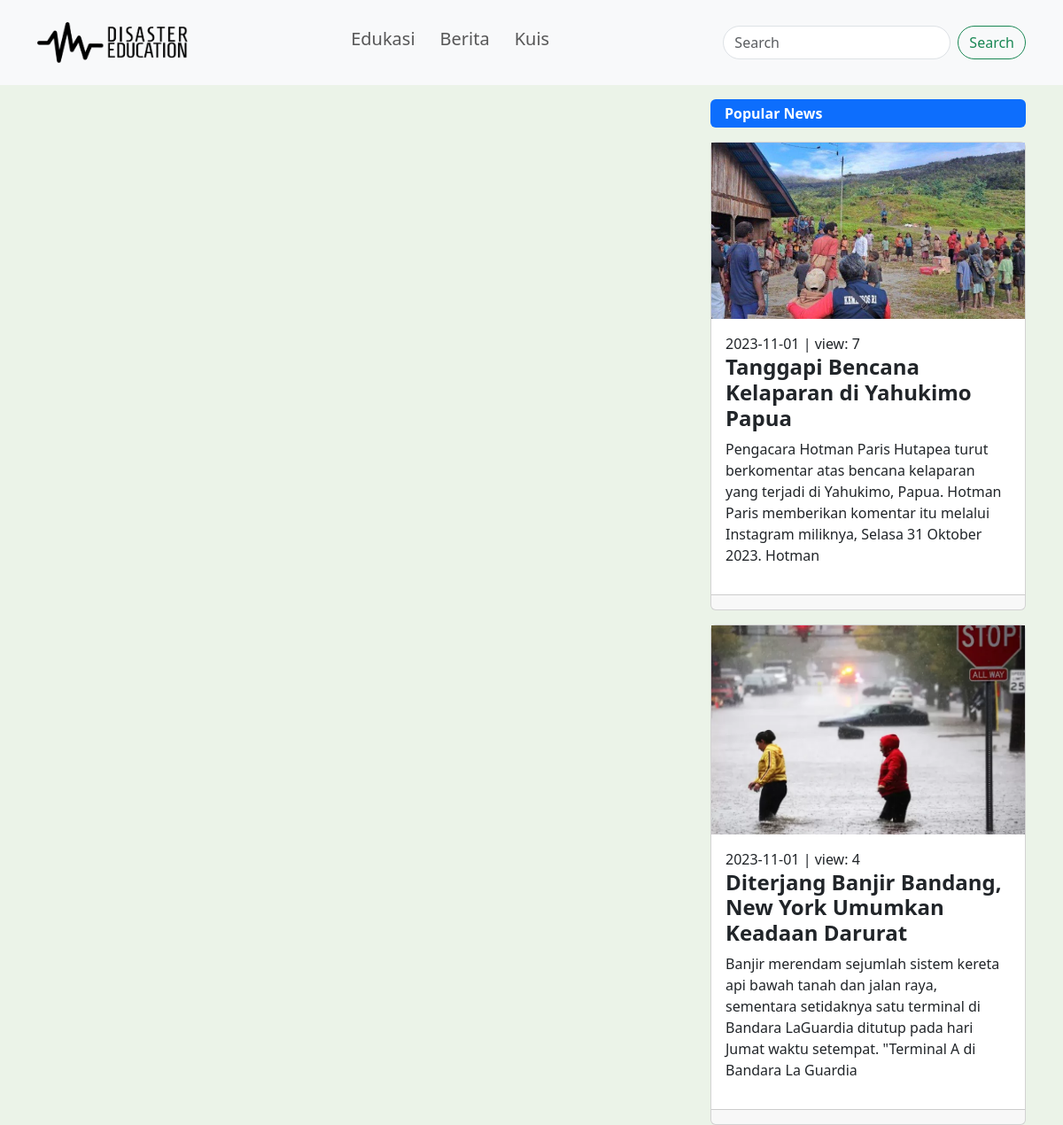
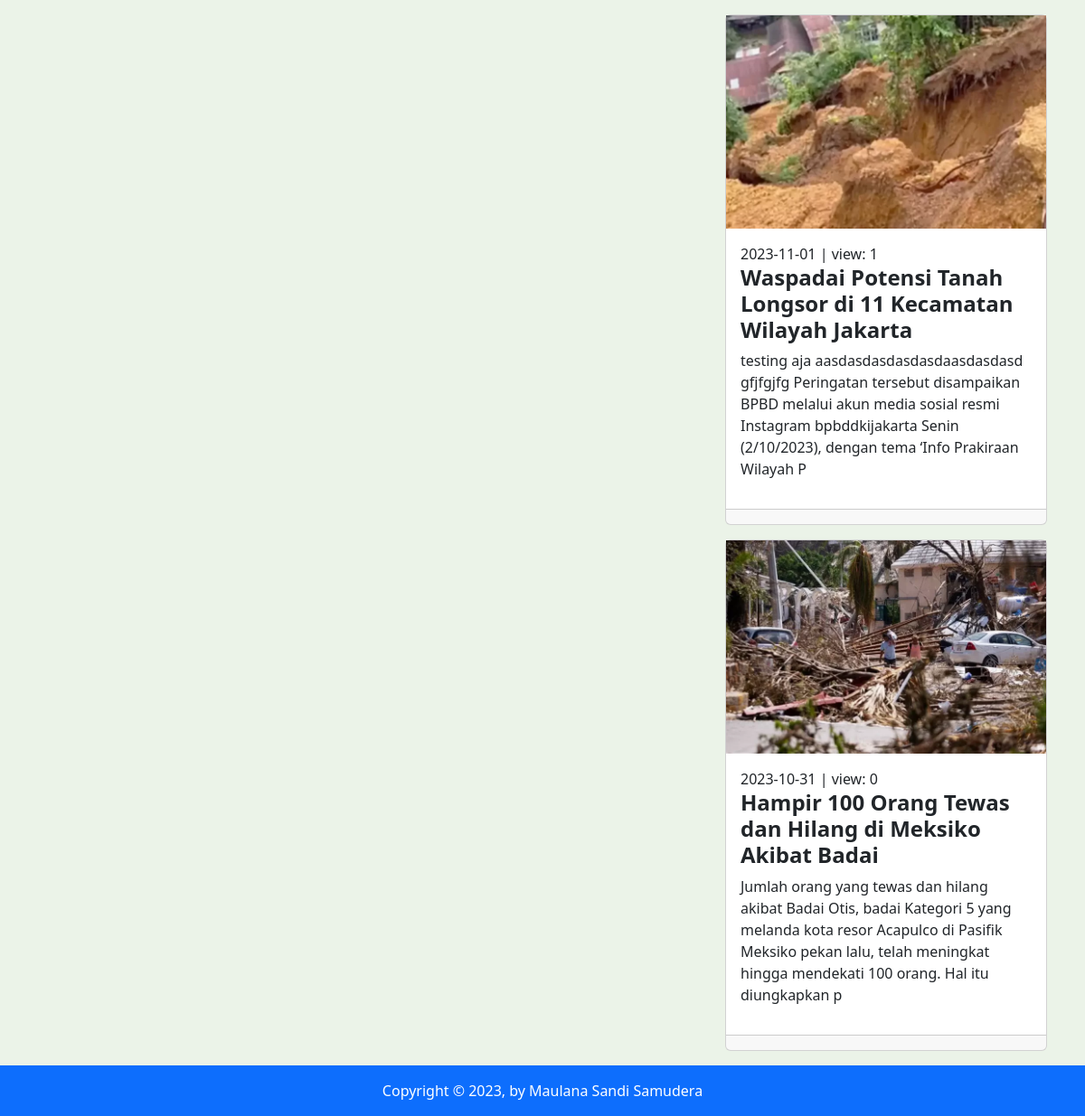
The page /isi-berita.php on the database its author committed (2 pictures, top to bottom).
### tables this page shows
CREATE TABLE `tb_berita` (
  `id_berita` int(50) NOT NULL,
  `judul` varchar(300) NOT NULL,
  `isi` text NOT NULL,
  `kategori` varchar(50) NOT NULL,
  `gambar` varchar(255) NOT NULL,
  `teks` varchar(255) NOT NULL,
  `tanggal` datetime NOT NULL DEFAULT '0000-00-00 00:00:00' ON UPDATE current_timestamp(),
  `view` bigint(10) NOT NULL,
  `author` varchar(50) NOT NULL,
  `post_type` varchar(50) NOT NULL,
  `terbit` varchar(10) NOT NULL
);

### isi-berita.php (the view, shortened to what this page needs)
<?php
include("admin/koneksi/koneksi.php");
?>
<!doctype html>
<html lang="en">
<head>
    <link href="https://cdn.jsdelivr.net/npm/bootstrap@5.3.2/dist/css/bootstrap.min.css" rel="stylesheet"
>
    <link rel="stylesheet" href="src/css/style.css">
</head>
<body>
    <nav class="navbar navbar-expand-lg sticky-top bg-body-tertiary">
        <div class="container py-3">
            <div class="collapse navbar-collapse d-flex justify-content-between" id="navbarSupportedContent">
                <img src="src/img/de_logo.png" width="170" alt="">
                <div class="row">
                    <div class="col navbar-nav">
                        <a class="nav-link" aria-current="page" href="index.php">
                            <h5>Edukasi</h5>
                        </a>
                    </div>
                    <div class="col navbar-nav">
                        <a class="nav-link" aria-current="page" href="berita.php">
                            <h5>Berita</h5>
                        </a>
                    </div>
                    <div class="col navbar-nav">
                        <a class="nav-link" aria-current="page" href="quiz.php">
                            <h5>Kuis</h5>
                        </a>
                    </div>
                </div>
                <form class="d-flex" role="search">
                    <input class="form-control me-2 rounded-pill" type="search" placeholder="Search"
                        aria-label="Search">
                    <button class="btn btn-outline-success rounded-pill" type="submit">Search</button>
                </form>
            </div>
        </div>
    </nav>
    <div class="container">
        <div class="row">
            <div class="col-md-8">
            </div>
            <div class="col-md-4">
                <div class="bg-primary text-white py-1 rounded mt-3">
                    <div class="ms-3">
                        <strong>Popular News</strong>
                    </div>
                </div>
                <?php
                $pop = mysqli_query($conn, "SELECT * FROM tb_berita WHERE terbit = '1' ORDER BY view DESC LIMIT 0,10");
                while ($run = mysqli_fetch_array($pop)):
                    extract($run);
                    ?>
                    <a href="isi-berita.php?aksi=klik&id=<?= $id_berita ?>" style="text-decoration:none">
                        <div class="card my-3">
                            <img src="src/img/<?= $gambar ?>" alt="">
                            <div class="card-body">
                                <span>
                                    <?= substr($tanggal, 0, 10) ?> | view:
                                    <?= $view ?>
                                </span>
                                <h4><strong>
                                        <?= $judul ?>
                                    </strong></h4>
                                <p>
                                    <?= substr(strip_tags($isi), 0, 200) ?>
                                </p>
                            </div>
                            <div class="card-footer">
                            </div>
                        </div>
                    </a>
                    <?php
                endwhile;
                ?>
            </div>
        </div>
    </div>
    <footer>
        <div class="container-fluid bg-primary">
            <div class="row text-center text-white">
                <p class="mt-3">Copyright &copy; 2023, by Maulana Sandi Samudera</p>
            </div>
        </div>
    </footer>
</body>
</html>

### src/css/style.css (style rules this page uses)
body { background-color: #EBF3E8; }

### rows shown on the page
tb_berita: gambar (picture), tanggal "2023-11-01", view "7", judul "Tanggapi Bencana Kelaparan di Yahukimo Papua", isi "Pengacara Hotman Paris Hutapea turut berkomentar atas bencana kelaparan yang terjadi di Yahukimo, Papua. Hotman Paris memberikan komentar itu melalui Instagram miliknya, Selasa 31 Oktober 2023. Hotman"
tb_berita: gambar (picture), tanggal "2023-11-01", view "4", judul "Diterjang Banjir Bandang, New York Umumkan Keadaan Darurat", isi "Banjir merendam sejumlah sistem kereta api bawah tanah dan jalan raya, sementara setidaknya satu terminal di Bandara LaGuardia ditutup pada hari Jumat waktu setempat. \"Terminal A di Bandara La Guardia"
tb_berita: gambar (picture), tanggal "2023-11-01", view "1", judul "Waspadai Potensi Tanah Longsor di 11 Kecamatan Wilayah Jakarta", isi "testing aja aasdasdasdasdasdaasdasdasd gfjfgjfg Peringatan tersebut disampaikan BPBD melalui akun media sosial resmi Instagram bpbddkijakarta Senin (2/10/2023), dengan tema ‘Info Prakiraan Wilayah P"
tb_berita: gambar (picture), tanggal "2023-10-31", view "0", judul "Hampir 100 Orang Tewas dan Hilang di Meksiko Akibat Badai", isi "Jumlah orang yang tewas dan hilang akibat Badai Otis, badai Kategori 5 yang melanda kota resor Acapulco di Pasifik Meksiko pekan lalu, telah meningkat hingga mendekati 100 orang. Hal itu diungkapkan p"
